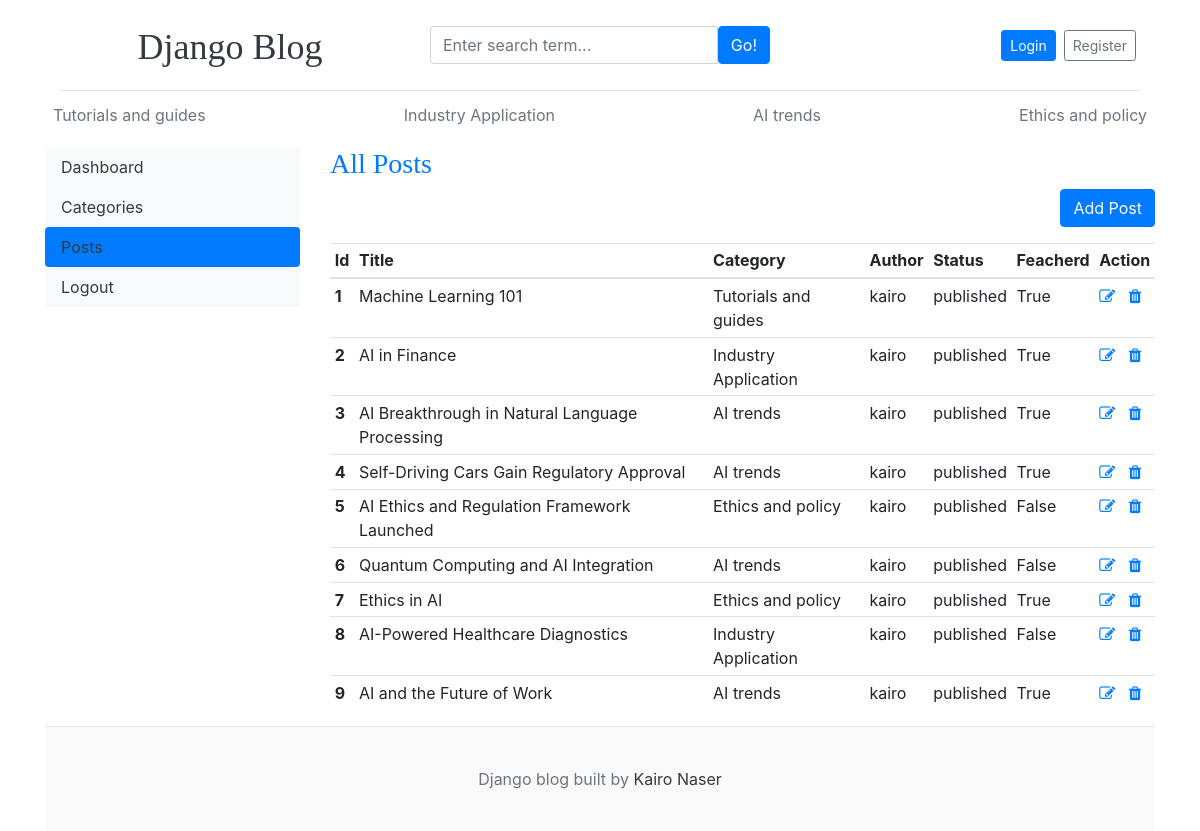
The app's page /dashboard/posts/, older data.
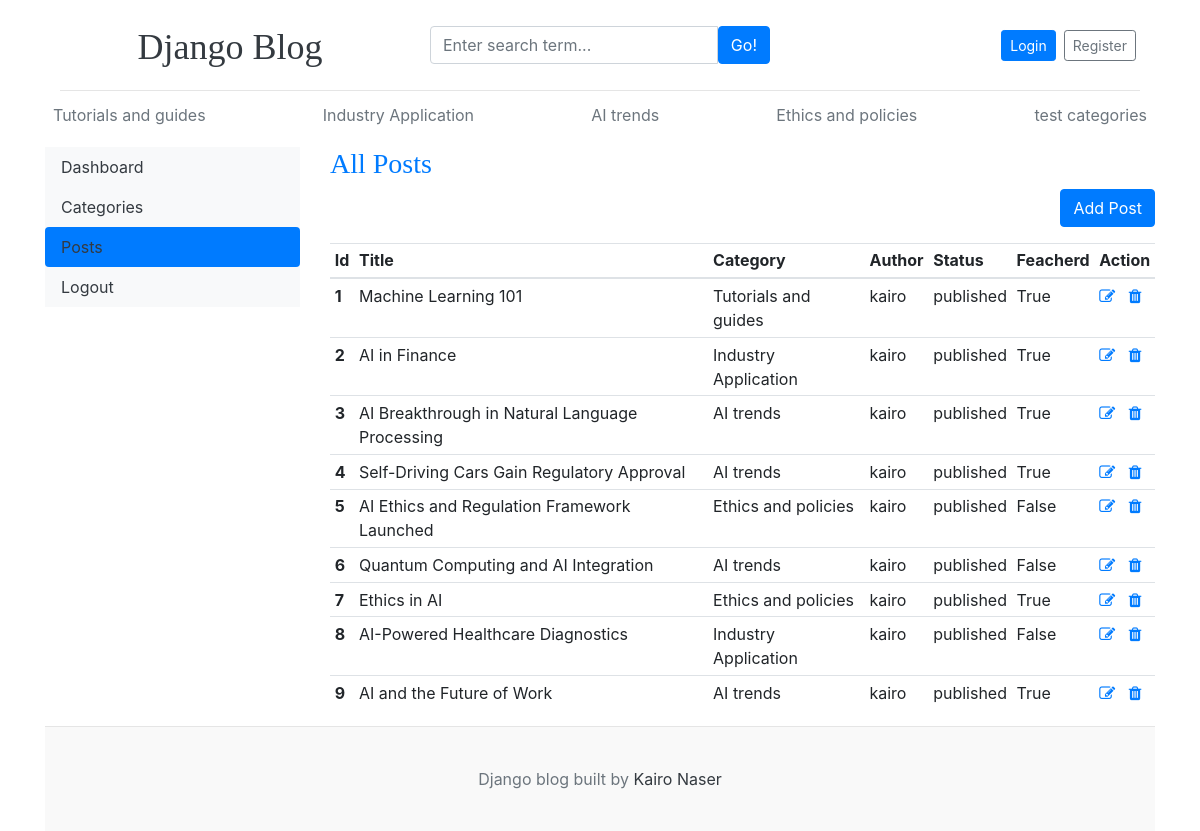
The same page, newer data.
### blogs/models.py (models this page shows, shortened)
class Category(models.Model):
    category_name = models.CharField(max_length=50, unique=True)
    created_at = models.DateTimeField(auto_now_add=True)
    updated_at = models.DateTimeField(auto_now=True)
    class Meta:
        verbose_name_plural ='Categories'
    def __str__(self):
        return self.category_name

class Blogs(models.Model):
    title= models.CharField(max_length=100, unique=True)
    slug = models.SlugField(unique=True, blank=True)
    category = models.ForeignKey(Category, on_delete=models.CASCADE)
    author = models.ForeignKey(User , on_delete=models.CASCADE)
    blog_image = models.ImageField(upload_to= 'uploads/%y/%m/%d')
    short_description = models.TextField(max_length=2000)
    blog_body = models.TextField(max_length=10000)
    status = models.CharField(max_length=100 ,choices= STATUS_CHOICE, default='draft')
    is_feacherd =  models.BooleanField(default=False)
    created_at = models.DateTimeField(auto_now_add=True)
    updated_at = models.DateTimeField(auto_now=True)
    class Meta:
        verbose_name_plural ='Blogs'

### dashboard/views.py (the view)
# urls.py: path('posts/',views.posts, name='posts'),
def posts(request):
    posts = Blogs.objects.all()
    context ={
        'posts':posts
    }
    return render(request, 'dashboard/posts.html',context)

### blogs/context_processors.py (called while the page is built)
def get_categories(request):
    categories = Category.objects.all()
    return dict(categories=categories)

### templates/dashboard/posts.html
{% extends 'base/base.html' %}
{% block content %}
<div class="row">
{% include './leftside.html' %}
      <div class="col-md-9">
        <h3 class="text-primary">All Posts</h3>
        <a href="{% url 'add_posts' %}" class="btn btn-primary text-white float-right mb-3">Add Post</a>
        <div class="table-responsive">
            <table class="table table-hover table-sm table-responsive-md">
                <thead>
                  <tr>
                    <th class="d-none d-md-table-cell">Id</th>
                    <th >Title</th>
                    <th class="d-none d-md-table-cell">Category</th>
                    <th class="d-none d-md-table-cell">Author</th>
                    <th class="d-none d-md-table-cell">Status</th>
                    <th class="d-none d-md-table-cell">Feacherd</th>
                    <th >Action</th>
                  </tr>
                </thead>
                <tbody>
                    {% for post in posts%}
                  <tr>
                    <th scope="row" class="d-none d-md-table-cell">{{forloop.counter}}</th>
                    <td>{{post.title}}</td>
                    <td class="d-none d-md-table-cell">{{post.category}}</td>
                    <td class="d-none d-md-table-cell">{{post.author}}</td>
                    <td class="d-none d-md-table-cell">{{post.status}}</td>
                    <td class="d-none d-md-table-cell">{{post.is_feacherd}}</td>
                    <td> <a href="{% url 'edit_posts' post.id %} "><i class="fa fa-edit text-primary"></i></a> &nbsp;
                       <a href="{% url 'delete_posts' post.id %}">  <i class="fa fa-trash text-primary"></i></a>
                </td>
                  </tr>
                  {%endfor%}
                </tbody>
              </table>
        </div>
      </div>
</div>
{% endblock %}

### templates/base/header.html (shortened to what this page needs)
{%load static%}
<!DOCTYPE html>
<html lang="en">
<head>
    <link href="https://getbootstrap.com/docs/4.0/dist/css/bootstrap.min.css" rel="stylesheet">
    <link rel="stylesheet" href="{%static 'css/blog.css'%}">
    <link rel="stylesheet" href="https://cdnjs.cloudflare.com/ajax/libs/font-awesome/6.6.0/css/fontawesome.min.css" />
    <link rel="stylesheet" href="https://cdnjs.cloudflare.com/ajax/libs/font-awesome/4.7.0/css/font-awesome.min.css">
  </head>
<body>
    <div class="container"><div class="container">
      <header class="blog-header py-3">
        <div class="row justify-content-between align-items-center">
          <div class="col-12 col-md-4 pt-1 text-center text-md-start">
            <a class="blog-header-logo text-dark" href="/">Django Blog</a>
          </div>
          <div class="col-12 col-md-4 my-2 my-md-0">
            <form action="{% url 'search' %}" method="GET" class="d-flex justify-content-center">
              <div class="input-group">
                <input
                  class="form-control"
                  name="keyword"
                  type="text"
                  placeholder="Enter search term..."
                  aria-label="Enter search term..."
                  aria-describedby="button-search"
                  required
                />
                <button type="submit" class="btn btn-primary" id="button-search">Go!</button>
              </div>
            </form>
          </div>
          <div class="col-12 col-md-4 d-flex justify-content-center justify-content-md-end align-items-center">
            {% if not user.is_authenticated %}
            <a class="btn btn-sm btn-primary mx-1" href="{% url 'login' %}">Login</a>
            <a class="btn btn-sm btn-outline-secondary mx-1" href="{% url 'register' %}">Register</a>
            {% else %}
            <a href="{% url 'dashboard' %}" class="btn btn-sm btn-primary mx-1">Dashboard</a>
            <a href="{% url 'logout' %}" class="btn btn-sm btn-outline-secondary mx-1">Logout</a>
            {% endif %}
          </div>
        </div>
      </header>
    </div>
      <div class="nav-scroller py-1 mb-2">
        <nav class="nav d-flex justify-content-between">
          {%for cat in categories%}
          <a class="p-2 text-muted" href="{% url 'posts_by_category' cat.id %}">{{cat.category_name}}</a>
         {%endfor%}
        </nav>
      </div>

Row changes from the older to the newer data that the page shows:
changed Category: category_name "Ethics and policy" → "Ethics and policies"
added Category: category_name "test categories"
changed through a linked row, Blogs "AI Ethics and Regulation Framework Launched": category "Ethics and policy" → "Ethics and policies"
changed through a linked row, Blogs "Ethics in AI": category "Ethics and policy" → "Ethics and policies"
